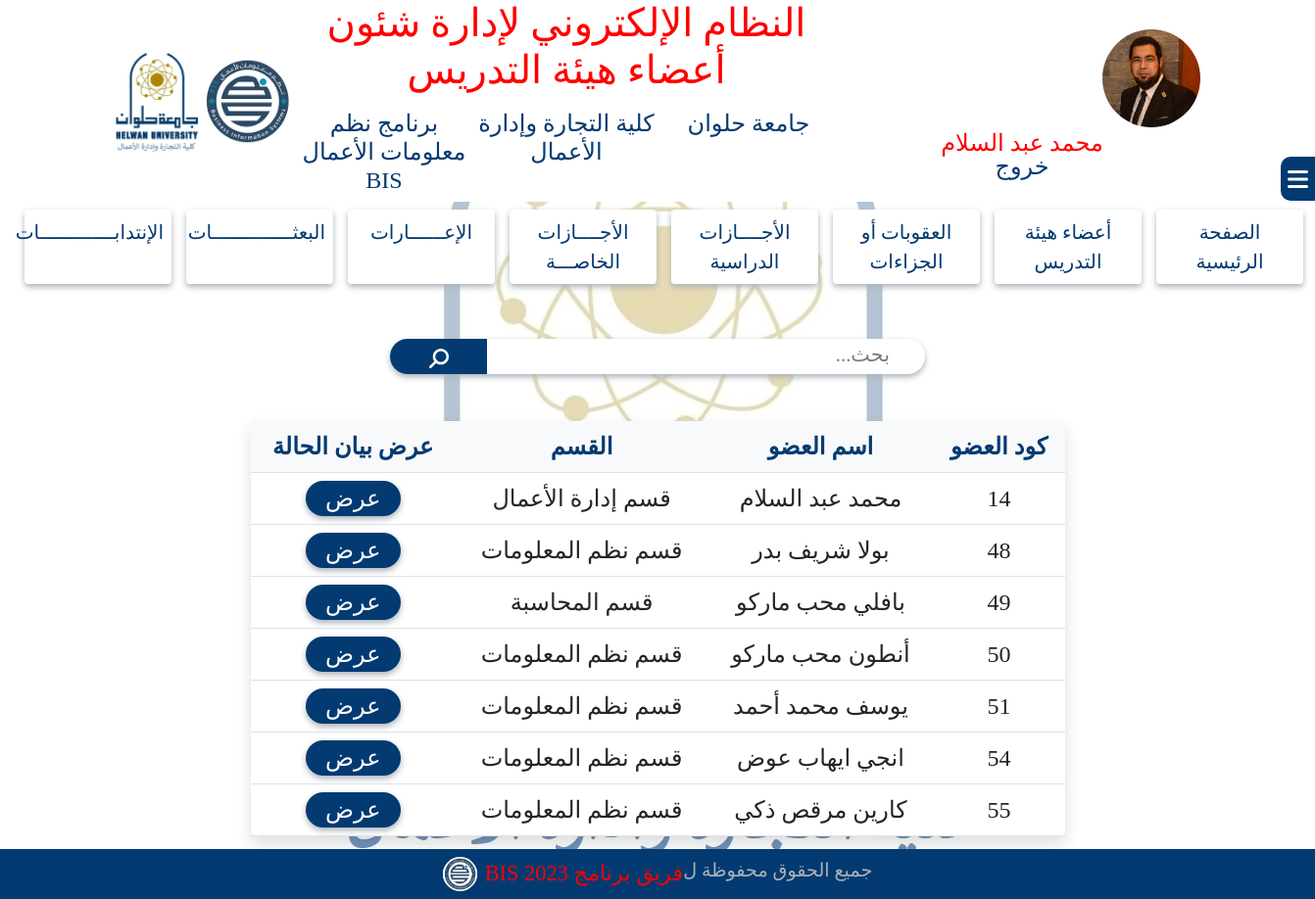
The app's page /system/statement.php (signed in) with its own data.
### tables this page shows
CREATE TABLE `doctors_account` (
  `DoctorCode` int(11) NOT NULL,
  `Doctor_ar_Name` varchar(255) NOT NULL,
  `Doctor_eng_Name` varchar(255) NOT NULL,
  `National_id` varchar(255) NOT NULL,
  `Mobile` varchar(255) NOT NULL,
  `Academic_Mail` varchar(255) NOT NULL,
  `Personal_Mail` varchar(255) NOT NULL,
  `Notes` text NOT NULL,
  `Doctor_image` varchar(255) NOT NULL,
  `Department_id` tinyint(4) NOT NULL,
  `uni_id` tinyint(4) NOT NULL,
  `Faculty_id` tinyint(4) NOT NULL,
  `Doctor_job_id` tinyint(4) NOT NULL,
  `date_of_birth` date NOT NULL,
  `hiring_date` date NOT NULL,
  `qualifications` text NOT NULL
);

CREATE TABLE `departments` (
  `Department_id` tinyint(4) NOT NULL,
  `Department_ar_name` varchar(30) NOT NULL,
  `Department_eng_name` varchar(30) NOT NULL
);

### system/statement.php (the view, shortened to what this page needs)
<!DOCTYPE html>
<html lang="ar">
<head>
    <link rel="stylesheet" href="../css/all.min.css">
    <link rel="stylesheet" href="../css/bootstrap.min.css">
    <link rel="stylesheet" href="../css/style.css">
</head>
<body class="body">
    <div class="bodyCover"></div>
    <?php
    include('header.php');
    ?>
    <div class="sidebarContainer">
        <?php
        include('sidebar.php');
        ?>
    </div>
    <div class="container my-5">
        <div class="row justify-content-center">
            <div class="col-md-6">
                <div class="search position-relative">
                    <form action="" method="post" id="searchForm">
                        <input type="text" class="searchField form-control w-100 rounded-pill border-0" name="search" placeholder="بحث...">
                        <button type="submit" class="searchBtn rounded-start-pill" name="submit">
                            <i class="fa-solid fa-magnifying-glass fa-rotate-90 fa-lg" style="color: #fff;"></i>
                        </button>
                    </form>
                </div>
            </div>
        </div>
    </div>
    <div class="container mb-5">
        <div class="row justify-content-center">
            <div class="col-md-9">
                <table class="table text-center fs-4 bg-white shadow rounded-2">
                    <thead class="mainText table-light">
                        <tr>
                            <th>كود العضو</th>
                            <th>اسم العضو</th>
                            <th>القسم</th>
                            <th>عرض بيان الحالة </th>
                        </tr>
                    </thead>
                    <tbody>
                        <?php
                        if (isset($_POST['submit'])) {
                            $st = $_POST['search'];
                            $query = "SELECT * FROM doctors_account
        INNER JOIN  departments
        ON doctors_account.Department_id=departments.Department_id WHERE Doctor_ar_Name like '%$st%' ";
                            $results = mysqli_query($bis, $query);
                            while ($row = mysqli_fetch_array($results)) {
                        ?>
                                <tr>
                                    <td><?php echo $row['DoctorCode'] ?></td>
                                    <td><?php echo $row['Doctor_ar_Name'] ?></td>
                                    <td><?php echo $row['Department_ar_name'] ?></td>
                                    <td>
                                        <a href="pdf.php?id=<?php echo $row['DoctorCode'] ?>">
                                            <button class="border-0 rounded-pill w-50 fs-4 tableDisplayBtn">عرض</button>
                                        </a>
                                    </td>
                                </tr>
                            <?php }
                        } else {
                            $query = "SELECT * FROM doctors_account
                INNER JOIN  departments
                ON doctors_account.Department_id=departments.Department_id";
                            $results = mysqli_query($bis, $query);
                            while ($row = mysqli_fetch_array($results)) {
                            ?>
                                <tr>
                                    <td><?php echo $row['DoctorCode'] ?></td>
                                    <td><?php echo $row['Doctor_ar_Name'] ?></td>
                                    <td><?php echo $row['Department_ar_name'] ?></td>
                                    <td>
                                        <a href="pdf.php?id=<?php echo $row['DoctorCode'] ?>">
                                            <button class="border-0 rounded-pill w-50 fs-4 tableDisplayBtn">عرض</button>
                                        </a>
                                    </td>
                                </tr>
                        <?php }
                        }
                        ?>
                    </tbody>
                </table>
            </div>
        </div>
    </div>
    <div class="fixedFooter position-fixed bottom-0 start-0 end-0 z-3">
        <?php
        include('footer.php');
        ?>
    </div>
</body>
</html>

### css/style.css (style rules this page uses)
:root { --main-title: #f00; --main-text: #023A71; --subtext: #AAB2BA; }
* { font-family: "typesetting"; margin: 0; padding: 0; box-sizing: border-box; direction: rtl; }
.mainText { color: var(--main-text, #023A71) }
::placeholder { color: var(--subtext, #AAB2BA); opacity: 0.8 !important; font-size: 1.3rem; padding-right: 24px; }
.shadow { box-shadow: 0px 3px 6px #AAB2BA; }
.body { background-image: url(../images/Facultylogo.jpg); background-repeat: no-repeat; background-position: center; background-attachment: fixed; }
.bodyCover { width: 100%; height: 100vh; background-color: #fff; opacity: 0.7; position: fixed; top: 0; bottom: 0; z-index: -9999; }
.addMemberBtn, .addPenaltyBtn, .addSecondmentBtn, .addVacationBtn, .updateJobGradeBtn, .CompleteDataBtn, .tableUpdateJobGradeBtn, .tableCompleteDataBtn, .updateMemberDataBtn, .tableDisplayBtn, .tableAddPenaltyBtn, .tableAddSecondmentBtn, .tableAddVacationBtn, .tableUpdateJobGradeBtn, .updatePenaltyBtn, .addVacationBtn, .updateVacationBtn, .addSecondmentBtn, .updateSecondmentBtn, .displayReport, .anotherReport, .tableDisplayBtn, .addUserBtn, .updateBtn, .updateSystemDataBtn, .updateSystemDataModalBtn, .tableDisplayPenaltyBtn, .tableDisplaySecondmentBtn, .tableDisplayVacationBtn, .addPrivateVacationBtn, .tableAddPrivateVacationBtn, .tableDisplayMissionBtn, .addMissionBtn, .tableAddMissionBtn, .updateMissionBtn, .addAssignmentBtn, .tableDisplayAssignmentBtn, .tableAddAssignmentBtn, .updateAssignmentBtn, .tableDisplayPrivateVacationBtn, .updatePrivateVacationBtn, .completeBtn, .updateJobGradeBtn, .displayPDFBtn { background-color: var(--main-text, #023A71); color: #fff; font-size: 1.5rem; box-shadow: 0px 3px 6px #AAB2BA; }
.searchField { box-shadow: 0px 3px 6px #AAB2BA; }
.searchBtn { width: 100px; height: 36px; border: none; background-color: var(--main-text, #023A71); padding: 5px 20px 0 20px; border-right: 1px solid #fff; text-align: center; position: absolute; top: 0; left: 0; }
.sidebarContainer { position: fixed; width: 100%; top: 20vh; right: -100%; z-index: 99999; }
.fixedFooter { z-index: -1; }

### records on screen
doctors_account: DoctorCode "14", Doctor_ar_Name "محمد عبد السلام", Department.Department_ar_name "قسم إدارة الأعمال"
doctors_account: DoctorCode "48", Doctor_ar_Name "بولا شريف بدر", Department.Department_ar_name "قسم نظم المعلومات"
doctors_account: DoctorCode "49", Doctor_ar_Name "بافلي محب ماركو", Department.Department_ar_name "قسم المحاسبة"
doctors_account: DoctorCode "50", Doctor_ar_Name "أنطون محب ماركو", Department.Department_ar_name "قسم نظم المعلومات"
doctors_account: DoctorCode "51", Doctor_ar_Name "يوسف محمد أحمد", Department.Department_ar_name "قسم نظم المعلومات"
doctors_account: DoctorCode "54", Doctor_ar_Name "انجي ايهاب عوض", Department.Department_ar_name "قسم نظم المعلومات"
doctors_account: DoctorCode "55", Doctor_ar_Name "كارين مرقص ذكي", Department.Department_ar_name "قسم نظم المعلومات"

### other values on screen
$_SESSION['user_ar_name'] "محمد عبد السلام"
$_SESSION['app_name'] "النظام الإلكتروني لإدارة شئون أعضاء هيئة التدريس"
$_SESSION['Uni_name'] "جامعة حلوان"
$_SESSION['Faculty_name'] "كلية التجارة وإدارة الأعمال"
$_SESSION['Program_name'] "برنامج نظم معلومات الأعمال BIS"
